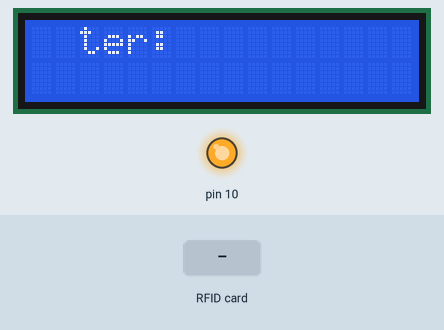
A sketch run on a simulated Arduino Uno, built with avr-gcc and run on an emulated ATmega328P. Parts: 16×2 character LCD, output pins drawn as LEDs (lit = HIGH). The inputs (shaded band) are chosen by the test bench. What the sketch prints to the serial monitor is not drawn.

Above: at 1.3 s.
1.4 s: RFID card 5E 7A 19 C4 held to the reader
At 2.6 s:
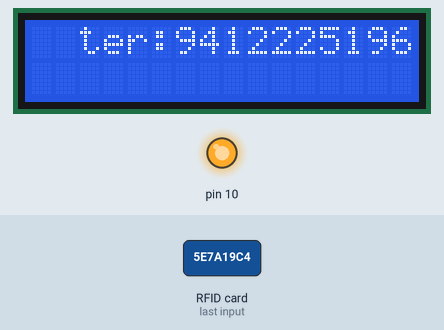
Timing chart, 0 to 4.4 s (numbered marks = the images above; inputs shaded):
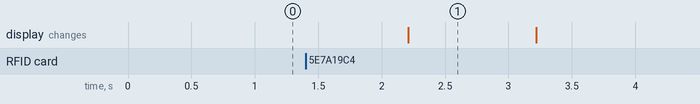

Measured:
- after the input at 1.4 s, the display: changes after 0.81 s (image 1)
- what the display in image 1 shows lasts 1.0 s, from 2.2 s to 3.2 s

The sketch:

lettore_tag.ino
```cpp
/*
PINOUT:
RC522 MODULE    Uno/Nano     MEGA
SDA             D10          D9
SCK             D13          D52
MOSI            D11          D51
MISO            D12          D50
IRQ             N/A          N/A
GND             GND          GND
RST             D9           D8
3.3V            3.3V         3.3V
*/
/* Include the standard Arduino SPI library */
#include <SPI.h>
/* Include the RFID library */
#include <RFID.h>
#include <Wire.h>
#include <LiquidCrystal_I2C.h>
#include <LiquidCrystal.h>
LiquidCrystal_I2C lcd(0x27,16,2);

/* Define the DIO used for the SDA (SS) and RST (reset) pins. */
#define SDA_DIO 9
#define RESET_DIO 8
/* Create an instance of the RFID library */
RFID RC522(SDA_DIO, RESET_DIO);

void setup()
{
  Serial.begin(9600);
  lcd.init();                      // initialize the lcd
  lcd.backlight();

  /* Enable the SPI interface */
  SPI.begin();
  /* Initialise the RFID reader */
  RC522.init();
}

void loop()
{
  lcd.clear();
  lcd.setCursor(0,0);
  lcd.print("  ter:");
  /* Has a card been detected? */
  if (RC522.isCard())
  {
    /* If so then get its serial number */
    RC522.readCardSerial();
    Serial.println("Card detected:");
    for(int i=0;i<5;i++)
    {
    Serial.print(RC522.serNum[i],DEC);
    lcd.print(RC522.serNum[i],DEC);
    //Serial.print(RC522.serNum[i],HEX); //to print card detail in Hexa Decimal format
    }
    Serial.println();
    Serial.println();
  }
  delay(1000);
}
```
